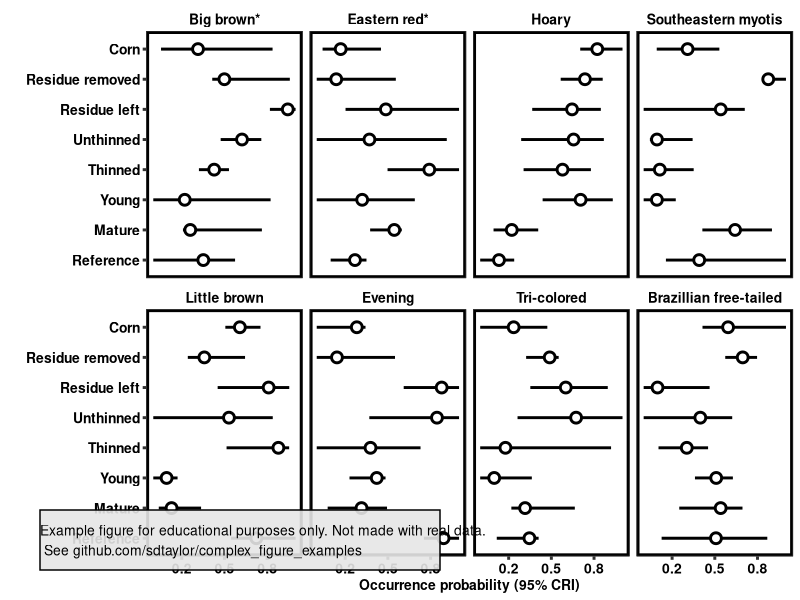
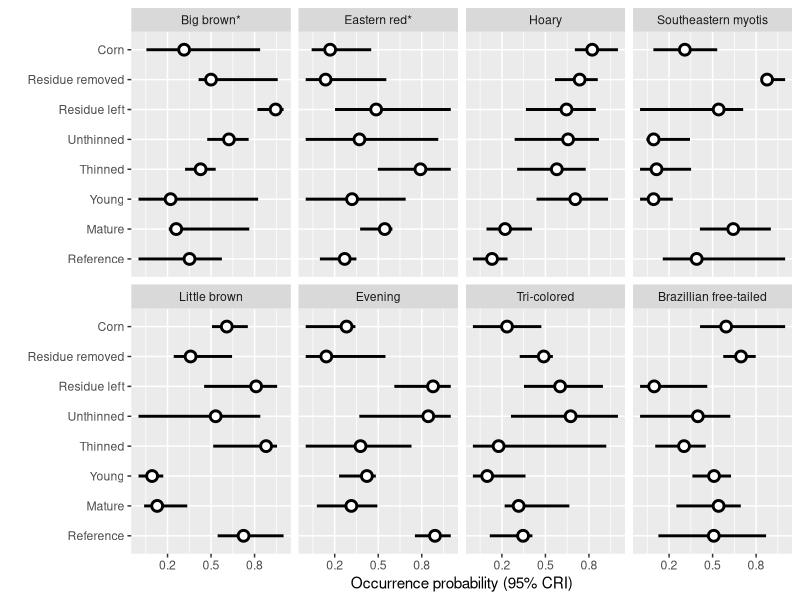

Write the R code that produced these figures, in order. (Note: this script raises an error after producing the figures.)
library(tidyverse)
library(cowplot) # cowplot is used here just for the disclaimer watermark at the end. Its not needed for the primary figure. 

##################################
# This is a replication of Figure 2 from the following paper
# Ober, H.K., Jones, G.M., Gottlieb, I.G., Johnson, S.A., Smith, L., Brosi, B. and Fletcher, R.J., Jr. (2020), 
# Bat community response to intensification of biomass production 
# for bioenergy across the southeastern USA. Ecol Appl
# https://doi.org/10.1002/eap.2155

# Data used here are simulated, and not meant to replicate the original figure exactly.
##################################


bats = c('Big brown*','Eastern red*','Hoary','Southeastern myotis',
         'Little brown','Evening','Tri-colored','Brazillian free-tailed')

habitats = c('Corn','Residue removed','Residue left','Unthinned','Thinned','Young','Mature','Reference')

all_data = expand_grid(bat = bats, habitat = habitats)

# Simulate some data to get the mean, and upper/lower 95 confidence intervals in the  0-1 bounds
all_data$occurance_prob_mean = runif(nrow(all_data), min=0.01,max=0.95)
all_data$occurance_prob_upper   = pmin(all_data$occurance_prob_mean + rbeta(nrow(all_data), 2,5),1)
all_data$occurance_prob_lower   = pmax(all_data$occurance_prob_mean - rbeta(nrow(all_data), 2,5),0)

##########################################
# Create factors in the data data.frame with the explicit order of the vectors specified above.
# This affects the ordering of the facets (bats) and y-axis (habitat) of the plot.
all_data$bat = factor(all_data$bat, levels = bats, ordered = TRUE)
all_data$habitat = factor(all_data$habitat, levels = habitats, ordered = TRUE)

##########################################
# These lines are all that is needed for the basic figure outline. 
# Everything else is just elements. 
primary_figure = ggplot(all_data, aes(y=fct_rev(habitat), x=occurance_prob_mean)) + 
  geom_errorbarh(aes(xmax = occurance_prob_upper, xmin = occurance_prob_lower),size=1, height=0) + # Height here  turns off vertical ends on error bars
  geom_point(size=4, color='black') +    # You could used the shape=1 argument here to get a circle instead of a solid point. But the error bar
  geom_point(size=2, color='white') +  # would be visible through it. Instead draw a small white point on top of a slightly larger black point.
  scale_x_continuous(breaks = c(0.2,0.5,0.8)) + 
  facet_wrap(~bat, nrow=2) +
  labs(x='Occurrence probability (95% CRI)', y='')


final_figure = primary_figure +
  theme_bw(10) +
  theme(strip.background = element_blank(), # Turn off strip background so the bat names "float"
        panel.grid       = element_blank(), # turn off x/y grid lines
        panel.background = element_rect(size=2, color='black'),
        axis.ticks = element_line(size = 1),
        axis.text = element_text(size=10, face = 'bold', color='black'),
        axis.title = element_text(size=10, face = 'bold', color='black'),
        strip.text = element_text(size=10, face = 'bold', color='black'))
  
#############################################

water_mark = 'Example figure for educational purposes only. Not made with real data.\n See github.com/sdtaylor/complex_figure_examples'

final_figure = ggdraw(final_figure) +
  geom_rect(data=data.frame(xmin=0.05,ymin=0.05), aes(xmin=xmin,ymin=ymin, xmax=xmin+0.5,ymax=ymin+0.1),alpha=0.9, fill='grey90', color='black') + 
  draw_text(water_mark, x=0.05, y=0.1, size=10, hjust = 0)

save_plot('./ober2020/ober2020_final.png',plot = final_figure, base_height = 6.5, base_width = 10)
